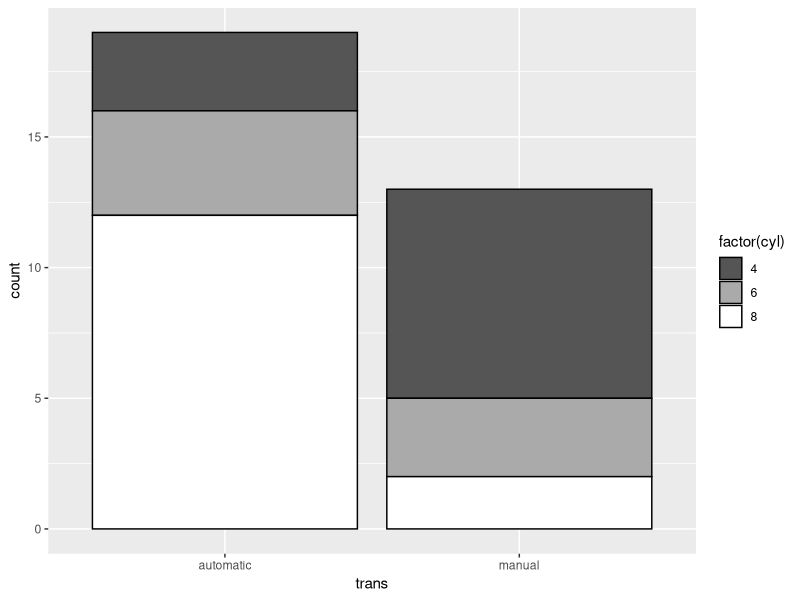
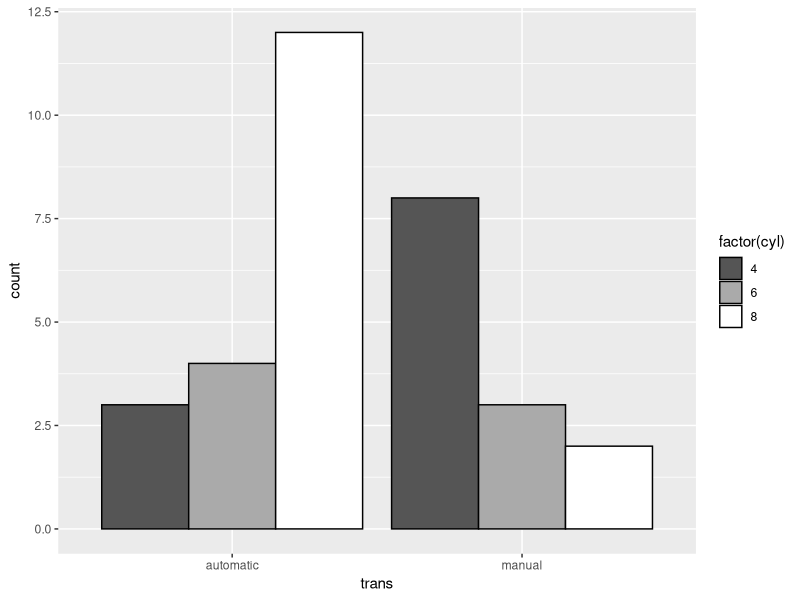
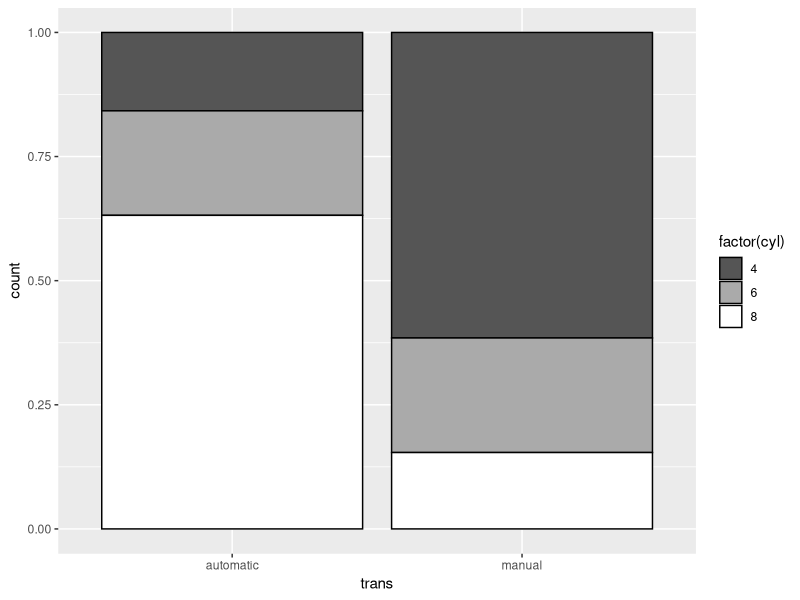
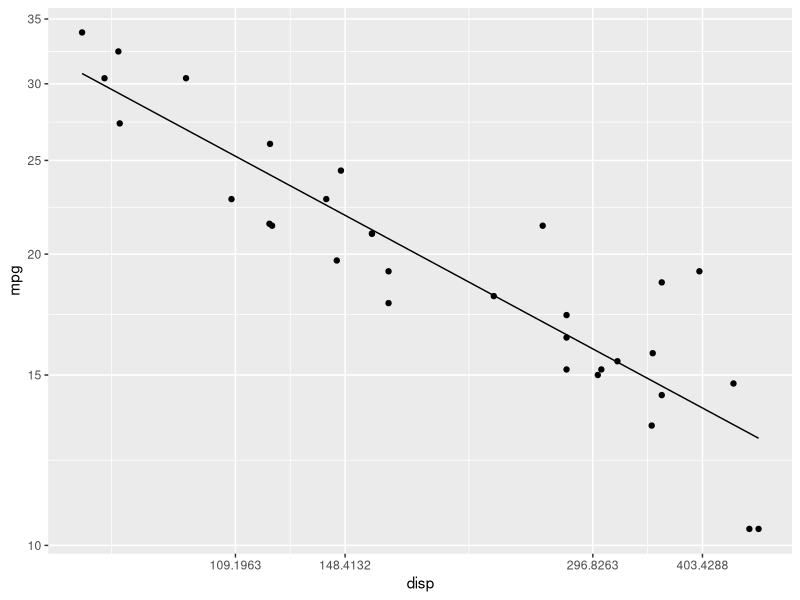
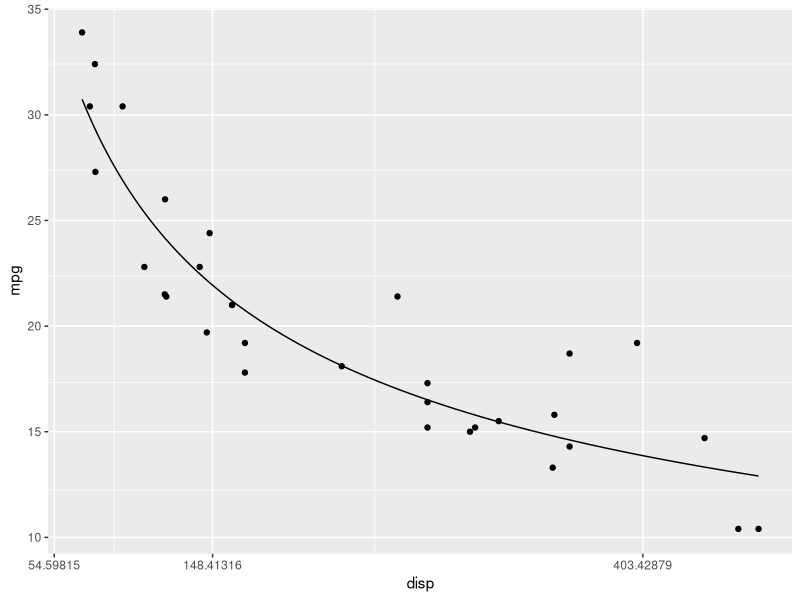
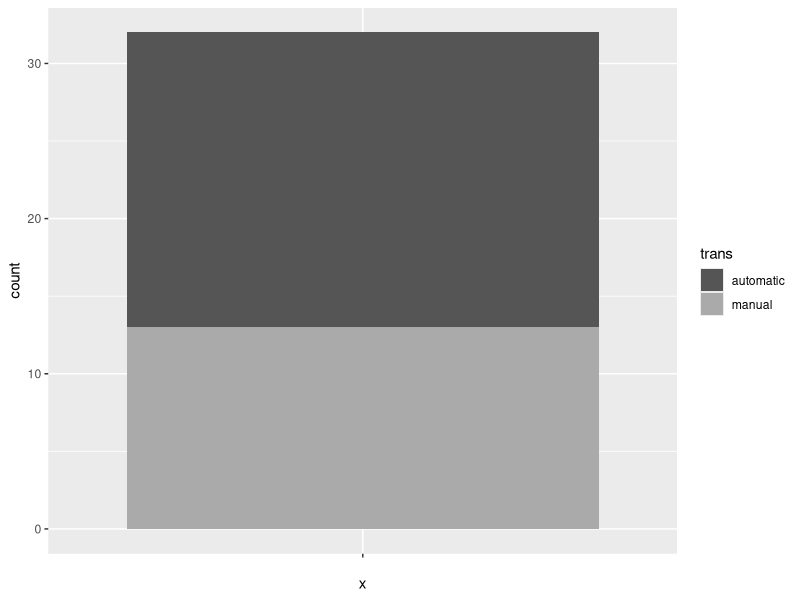
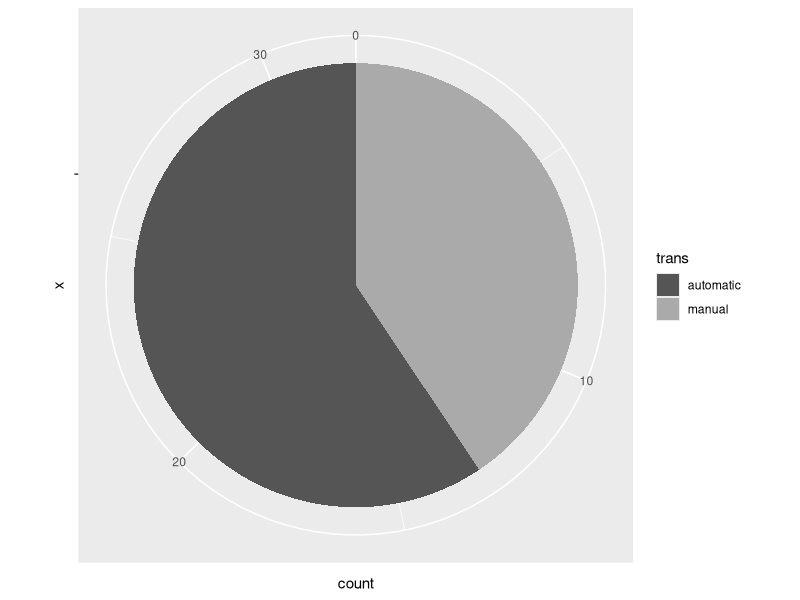
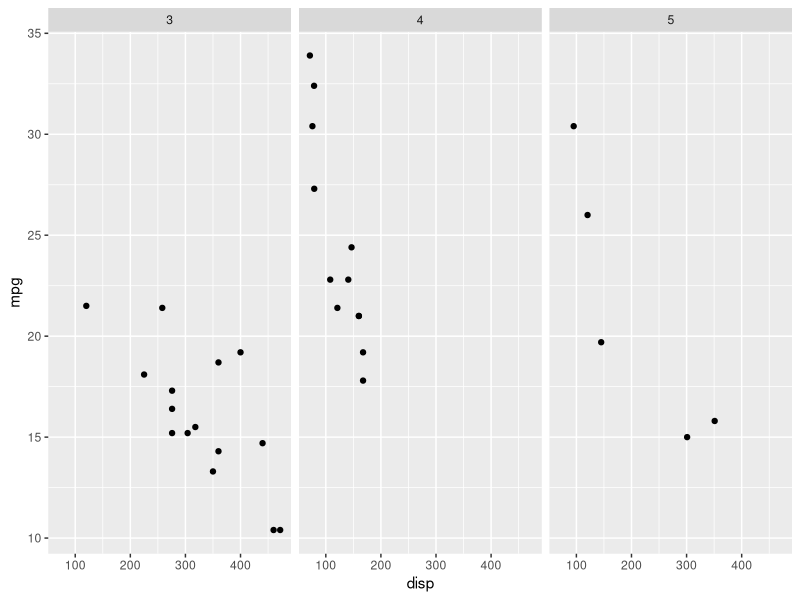

Write the R code that produced these figures, in order.
## ---- chunk 1
library(ggplot2)
mtcars2 <- mtcars
mtcars2$trans <- factor(mtcars$am,
                        levels=0:1, 
                        labels=c("automatic", "manual"))
mtcars2$gear <- as.factor(mtcars$gear)
p <- ggplot(mtcars2)
p + geom_bar(aes(x=trans, fill=factor(cyl)), color="black") +
  scale_fill_manual(values=gray(1:3/3))
## ---- chunk 2
p + geom_bar(aes(x=trans, fill=factor(cyl)), color="black", position="dodge") +
  scale_fill_manual(values=gray(1:3/3))
## ---- chunk 3
p + geom_bar(aes(x=trans, fill=factor(cyl)), color="black", position="fill") +
  scale_fill_manual(values=gray(1:3/3))
## ---- chunk 4
p + geom_point(aes(x=disp, y=mpg)) +
  scale_x_continuous(trans="log") +
  scale_y_continuous(trans="log") +
  geom_line(aes(x=disp, y=mpg), stat="smooth", method="lm")
## ---- chunk 5
p + geom_point(aes(x=disp, y=mpg)) +
  scale_x_continuous(trans="log") +
  scale_y_continuous(trans="log") +
  geom_line(aes(x=disp, y=mpg), stat="smooth", method="lm") +
  coord_trans(x="exp", y="exp")
## ---- chunk 6
p + geom_bar(aes(x="", fill=trans)) + scale_fill_manual(values=gray(1:2/3))
## ---- chunk 7
p + geom_bar(aes(x="", fill=trans)) +
  scale_fill_manual(values=gray(1:2/3)) +
  coord_polar(theta="y")
## ---- chunk 8
p + geom_point(aes(x=disp, y=mpg)) + facet_wrap(~ gear, nrow=1)
## ---- chunk 9
p + geom_point(aes(x=disp, y=mpg)) + theme_bw()
## ---- chunk 10
p + geom_point(aes(x=disp, y=mpg)) + theme(axis.title.y=element_text(angle=0))
## ---- chunk 11
p + geom_point(aes(x=disp, y=mpg)) + theme(axis.title.y=element_blank())
## ---- chunk 12
p + geom_point(aes(x=disp, y=mpg)) +
  labs(title="Vehicle Fuel Efficiency")
## ---- chunk 13
p + geom_point(aes(x=disp, y=mpg)) + geom_hline(yintercept=29)
## ---- chunk 14
gcLimits <- data.frame(category=c("2WD car", "4WD car",
                                  "2WD small pick-up truck",
                                  "4WD small pick-up truck", "2WD std pick-up truck",
                                  "4WD std pick-up truck"),
                       limit=c(29, 24, 20, 18, 17, 16))
p + geom_point(aes(x=disp, y=mpg)) +
  geom_hline(data=gcLimits, aes(yintercept=limit), linetype="dotted") +
  geom_text(data=gcLimits, aes(y=limit + .1, label=category),
            x=70, hjust=0, vjust=0, size=3)
